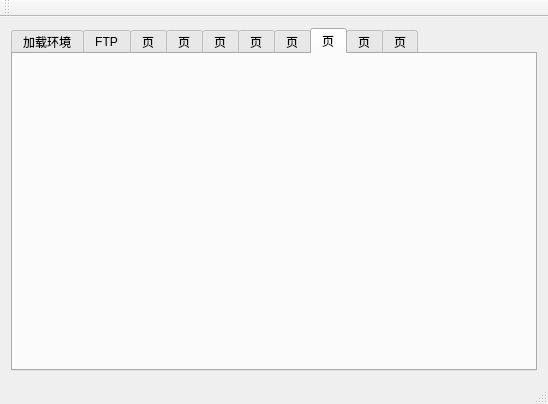
<?xml version="1.0" encoding="UTF-8"?>
<ui version="4.0">
 <class>TabFrame</class>
 <widget class="QMainWindow" name="TabFrame">
  <property name="geometry">
   <rect>
    <x>0</x>
    <y>0</y>
    <width>548</width>
    <height>404</height>
   </rect>
  </property>
  <property name="windowTitle">
   <string>TabFrame</string>
  </property>
  <widget class="QWidget" name="centralWidget">
   <layout class="QGridLayout" name="gridLayout">
    <item row="0" column="0">
     <widget class="QTabWidget" name="tabWidget">
      <property name="currentIndex">
       <number>7</number>
      </property>
      <widget class="QWidget" name="tab">
       <attribute name="title">
        <string>加载环境</string>
       </attribute>
       <layout class="QGridLayout" name="gridLayout_3">
        <item row="0" column="0">
         <widget class="QTextEdit" name="textEdit_2"/>
        </item>
       </layout>
      </widget>
      <widget class="QWidget" name="tab_2">
       <attribute name="title">
        <string>FTP</string>
       </attribute>
       <layout class="QGridLayout" name="gridLayout_2">
        <item row="0" column="0">
         <widget class="QTextEdit" name="textEdit"/>
        </item>
       </layout>
      </widget>
      <widget class="QWidget" name="tab_3">
       <attribute name="title">
        <string>页</string>
       </attribute>
      </widget>
      <widget class="QWidget" name="tab_4">
       <attribute name="title">
        <string>页</string>
       </attribute>
      </widget>
      <widget class="QWidget" name="tab_5">
       <attribute name="title">
        <string>页</string>
       </attribute>
      </widget>
      <widget class="QWidget" name="tab_6">
       <attribute name="title">
        <string>页</string>
       </attribute>
      </widget>
      <widget class="QWidget" name="tab_7">
       <attribute name="title">
        <string>页</string>
       </attribute>
      </widget>
      <widget class="QWidget" name="tab_8">
       <attribute name="title">
        <string>页</string>
       </attribute>
      </widget>
      <widget class="QWidget" name="tab_9">
       <attribute name="title">
        <string>页</string>
       </attribute>
      </widget>
      <widget class="QWidget" name="tab_10">
       <attribute name="title">
        <string>页</string>
       </attribute>
      </widget>
     </widget>
    </item>
   </layout>
  </widget>
  <widget class="QMenuBar" name="menuBar">
   <property name="geometry">
    <rect>
     <x>0</x>
     <y>0</y>
     <width>548</width>
     <height>23</height>
    </rect>
   </property>
  </widget>
  <widget class="QToolBar" name="mainToolBar">
   <attribute name="toolBarArea">
    <enum>TopToolBarArea</enum>
   </attribute>
   <attribute name="toolBarBreak">
    <bool>false</bool>
   </attribute>
  </widget>
  <widget class="QStatusBar" name="statusBar"/>
 </widget>
 <layoutdefault spacing="6" margin="11"/>
 <resources/>
 <connections/>
</ui>
